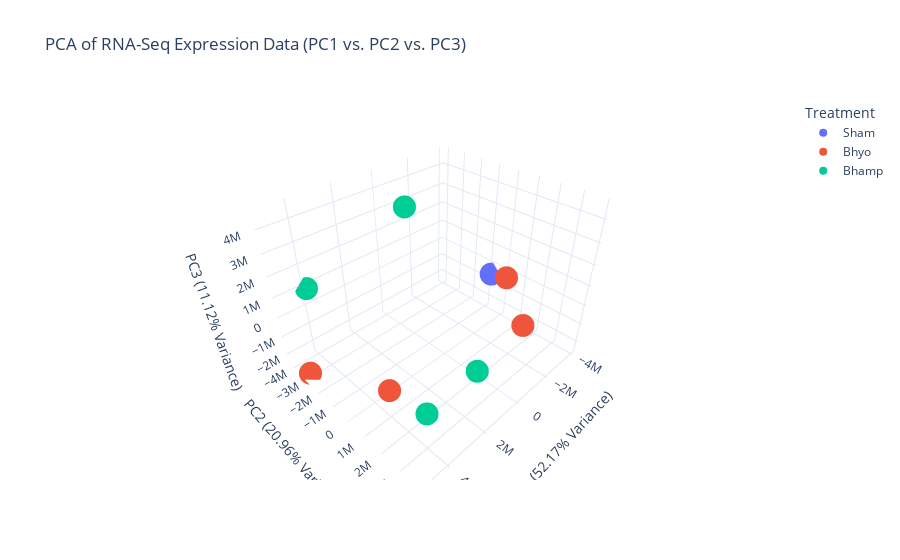

Notebook code cell kept with this figure:
### Markdown cell above
All the control points will condense onto a single one here

### Code cell
#Plot in 3d
fig = px.scatter_3d(
    pca_df,
    x='PC1',
    y='PC2',
    z='PC3',
    color='Treatment',
    hover_data=['Pig'],
    title="PCA of RNA-Seq Expression Data (PC1 vs. PC2 vs. PC3)",
    labels={'PC1': f"PC1 ({pca.explained_variance_ratio_[0]*100:.2f}% Variance)",
            'PC2': f"PC2 ({pca.explained_variance_ratio_[1]*100:.2f}% Variance)",
            'PC3': f"PC3 ({pca.explained_variance_ratio_[2]*100:.2f}% Variance)"},
    template="plotly_white"
)

fig.show()

fig.write_html("./data/outputs/rnaseq/PCA_3D_plotly.html")
print("Heatmap saved as HTML!")

### Figure 1 — Plotly figure (JSON) as saved in the notebook; plotly's stock layout.template omitted (floating-point values rounded to 4 significant figures)
{"data": [{"customdata": [["PIG1"], ["PIG2"], ["PIG3"], ["PIG4"]], "hovertemplate": "Treatment=Sham<br>PC1 (52.17% Variance)=%{x}<br>PC2 (20.96% Variance)=%{y}<br>PC3 (11.12% Variance)=%{z}<br>Pig=%{customdata[0]}<extra></extra>", "legendgroup": "Sham", "marker": {"color": "#636efa", "symbol": "circle"}, "mode": "markers", "name": "Sham", "scene": "scene", "showlegend": true, "type": "scatter3d", "x": [-3974000.0, -3974000.0, -3974000.0, -3974000.0], "y": [-770600.0, -770600.0, -770600.0, -770600.0], "z": [-519900.0, -519900.0, -519900.0, -519900.0]}, {"customdata": [["PIG5"], ["PIG6"], ["PIG7"], ["PIG8"]], "hovertemplate": "Treatment=Bhyo<br>PC1 (52.17% Variance)=%{x}<br>PC2 (20.96% Variance)=%{y}<br>PC3 (11.12% Variance)=%{z}<br>Pig=%{customdata[0]}<extra></extra>", "legendgroup": "Bhyo", "marker": {"color": "#EF553B", "symbol": "circle"}, "mode": "markers", "name": "Bhyo", "scene": "scene", "showlegend": true, "type": "scatter3d", "x": [-3643000.0, 157700.0, 5036000.0, 4289000.0], "y": [357900.0, 3852000.0, -3029000.0, 1379000.0], "z": [-44540.0, 1397000.0, -2382000.0, -608600.0]}, {"customdata": [["PIG9"], ["PIG10"], ["PIG11"], ["PIG12"]], "hovertemplate": "Treatment=Bhamp<br>PC1 (52.17% Variance)=%{x}<br>PC2 (20.96% Variance)=%{y}<br>PC3 (11.12% Variance)=%{z}<br>Pig=%{customdata[0]}<extra></extra>", "legendgroup": "Bhamp", "marker": {"color": "#00cc96", "symbol": "circle"}, "mode": "markers", "name": "Bhamp", "scene": "scene", "showlegend": true, "type": "scatter3d", "x": [789200.0, 3957000.0, 1139000.0, 4169000.0], "y": [2495000.0, -4081000.0, -1048000.0, 3156000.0], "z": [-1355000.0, 919700.0, 4595000.0, -442300.0]}], "layout": {"legend": {"title": {"text": "Treatment"}, "tracegroupgap": 0}, "scene": {"domain": {"x": [0, 1], "y": [0, 1]}, "xaxis": {"title": {"text": "PC1 (52.17% Variance)"}}, "yaxis": {"title": {"text": "PC2 (20.96% Variance)"}}, "zaxis": {"title": {"text": "PC3 (11.12% Variance)"}}}, "title": {"text": "PCA of RNA-Seq Expression Data (PC1 vs. PC2 vs. PC3)"}}}
